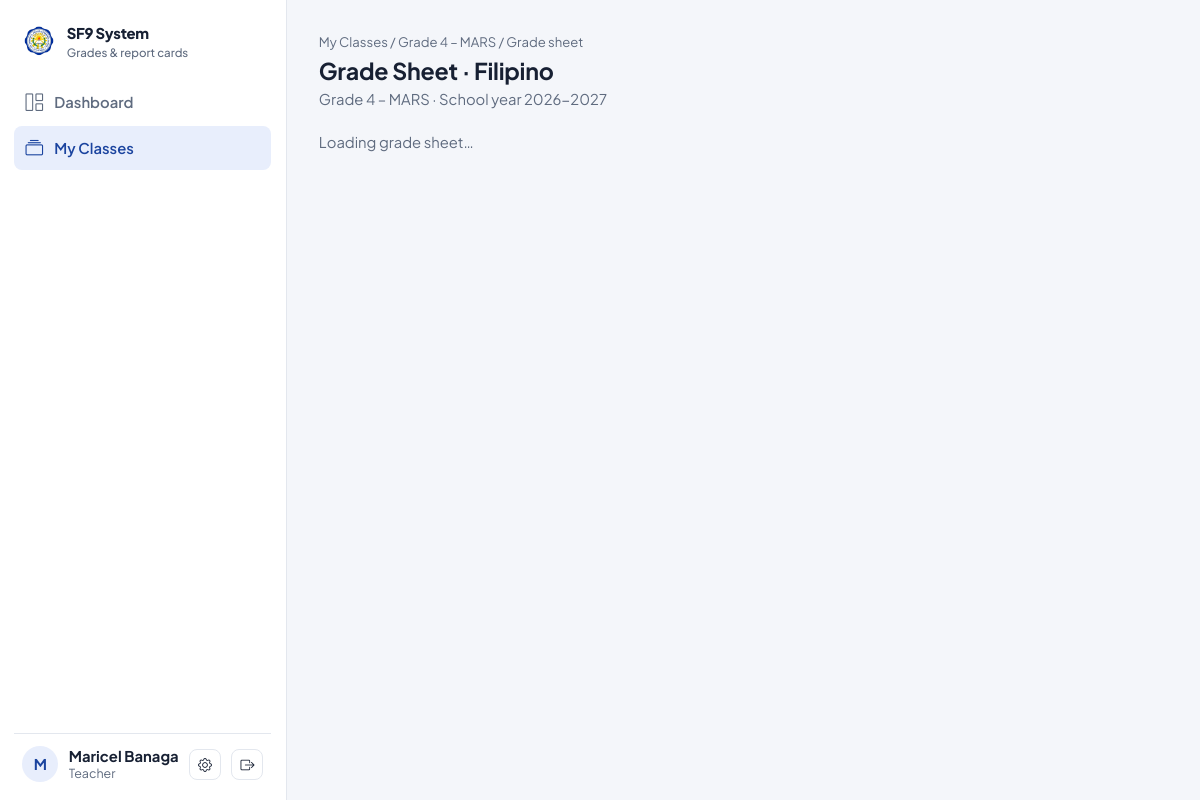
The page /public/grade_sheet.php?assignment_id=1 (signed in) on the database its author committed.
### tables this page shows
CREATE TABLE sections (
  id             INT UNSIGNED AUTO_INCREMENT PRIMARY KEY,
  grade_level    TINYINT UNSIGNED NOT NULL,         
  section_name   VARCHAR(50) NOT NULL,               
  track_strand   VARCHAR(100) NULL,                  
  school_year_id INT UNSIGNED NOT NULL,
  adviser_id     INT UNSIGNED NULL,                  
  master_teacher_id INT UNSIGNED NULL,               
  created_by     INT UNSIGNED NULL,
  created_at     TIMESTAMP DEFAULT CURRENT_TIMESTAMP,
  UNIQUE KEY uq_section (grade_level, section_name, school_year_id),
  CONSTRAINT fk_section_year    FOREIGN KEY (school_year_id) REFERENCES school_years(id),
  CONSTRAINT fk_section_adviser FOREIGN KEY (adviser_id)     REFERENCES users(id),
  CONSTRAINT fk_section_master  FOREIGN KEY (master_teacher_id) REFERENCES users(id),
  CONSTRAINT fk_section_created_by FOREIGN KEY (created_by) REFERENCES users(id)
);

CREATE TABLE subjects (
  id            INT UNSIGNED AUTO_INCREMENT PRIMARY KEY,
  subject_name  VARCHAR(100) NOT NULL UNIQUE,
  parent_group  VARCHAR(50) NULL,       
  is_group      TINYINT(1) NOT NULL DEFAULT 0,    
  is_active     TINYINT(1) NOT NULL DEFAULT 1,    
  sort_order    TINYINT UNSIGNED NOT NULL
);

CREATE TABLE school_years (
  id            INT UNSIGNED AUTO_INCREMENT PRIMARY KEY,
  year_label    VARCHAR(9) NOT NULL UNIQUE,    
  is_active     TINYINT(1) NOT NULL DEFAULT 0,
  created_at    TIMESTAMP DEFAULT CURRENT_TIMESTAMP
);

### src/Auth/Auth.php (called while the page is built, shortened)
<?php
class Auth
{
    public static function role(): string
    {
        return $_SESSION['role'] ?? '';
    }
    public static function isAdmin(): bool
    {
        return self::role() === 'admin';
    }
}

### public/grade_sheet.php (the view, shortened to what this page needs)
<?php
require_once __DIR__ . '/../src/Auth/Auth.php';
$assignmentId = (int) ($_GET['assignment_id'] ?? 0);
$pdo = get_db();
$infoStmt = $pdo->prepare(
    'SELECT sec.id AS section_id, sec.grade_level, sec.section_name, sub.subject_name, sy.year_label
     FROM teacher_assignments ta
     JOIN sections sec ON sec.id = ta.section_id
     JOIN subjects sub ON sub.id = ta.subject_id
     JOIN school_years sy ON sy.id = ta.school_year_id
     WHERE ta.id = ?'
);
$infoStmt->execute([$assignmentId]);
$info = $infoStmt->fetch();
$sectionLabel = 'Grade ' . $info['grade_level'] . ' – ' . $info['section_name'];
require __DIR__ . '/includes/header.php';
?>
<div class="crumbs"><a href="my_classes.php"><?= Auth::isAdmin() ? 'View Sections' : 'My Classes' ?></a> / <a href="section.php?section_id=<?= (int) $info['section_id'] ?>"><?= htmlspecialchars($sectionLabel) ?></a> / Grade sheet</div>
<div class="page-head">
  <div>
    <h1>Grade Sheet · <?= htmlspecialchars($info['subject_name']) ?></h1>
    <div class="sub"><?= htmlspecialchars($sectionLabel) ?> · School year <?= htmlspecialchars($info['year_label']) ?></div>
  </div>
</div>
<div id="grade-sheet-root" data-assignment-id="<?= $assignmentId ?>">
  <div class="text-secondary">Loading grade sheet…</div>
</div>
<?php require __DIR__ . '/includes/footer.php'; ?>

### public/assets/css/app.css (style rules this page uses)
:root { --ink: #172033; --muted: #5f6b7f; --line: #e3e7ee; --bg: #f4f6fa; --surface: #ffffff; --primary: #2456c9; --primary-dark: #1b449f; --primary-soft: #e8eefc; --ok: #178a5b; --ok-soft: #e3f4ec; --warn: #a86a0a; --warn-soft: #fbf0d9; --bad: #c2413b; --bad-soft: #fbe6e4; --radius: 12px; --radius-sm: 8px; --shadow: 0 1px 2px rgba(23, 32, 51, .05), 0 2px 8px rgba(23, 32, 51, .04); --sidebar-w: 248px; --bs-primary: var(--primary); --bs-primary-rgb: 36, 86, 201; --bs-body-bg: var(--bg); --bs-body-color: var(--ink); --bs-secondary-color: var(--muted); --bs-border-color: var(--line); --bs-link-color: var(--primary); --bs-link-hover-color: var(--primary-dark); --bs-body-font-family: "Plus Jakarta Sans", -apple-system, BlinkMacSystemFont, "Segoe UI", Roboto, Helvetica, Arial, sans-serif; --bs-body-font-size: .925rem; }
body { background: var(--bg); color: var(--ink); -webkit-font-smoothing: antialiased; }
h1, h2, h3, h4, h5 { letter-spacing: -.01em; font-weight: 700; }
.text-secondary { color: var(--muted) !important; }
.page-head { display: flex; flex-wrap: wrap; align-items: flex-start; justify-content: space-between; gap: .75rem 1rem; margin-bottom: 1.25rem; }
.page-head h1 { font-size: 1.45rem; margin: 0; }
.page-head .sub { color: var(--muted); margin-top: .2rem; }
.crumbs { font-size: .82rem; color: var(--muted); margin-bottom: .35rem; }
.crumbs a { color: var(--muted); text-decoration: none; }

### rows shown on the page
sections: sectionLabel "Grade 4 – MARS", subjects.subject_name "Filipino", school_year.year_label "2026-2027"

### other values the page prints
$label "Dashboard"
$label "My Classes"
$initials "M"
Auth::fullName() "Maricel Banaga"
$roleLabel "Teacher"
